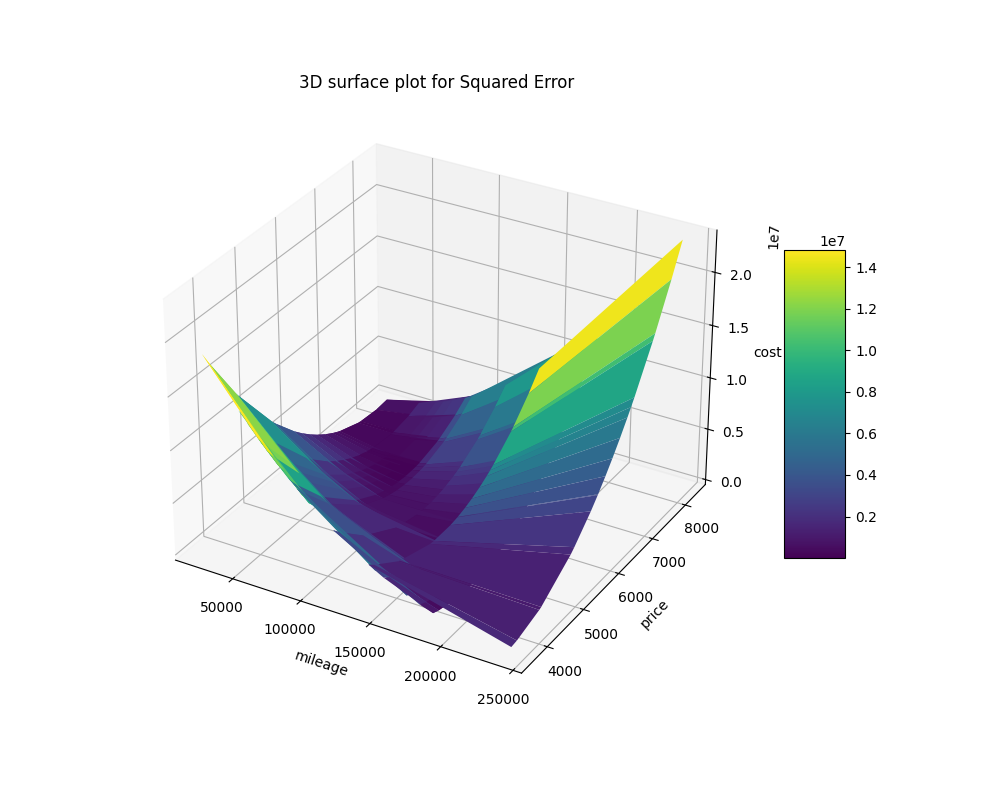

This figure's Python source:
from utils import get_lists_from_dataframe
from linear_regression import train_model
from numpy import meshgrid, zeros_like, mean
from matplotlib.pyplot import savefig, subplots, \
                              title, figure


def main():
    lhs, rhs = get_lists_from_dataframe("data.csv", "km", "price")

    theta_0 = 0
    theta_1 = 0

    it = 1000
    learning_rate = 0.01
    print("Please enter a mileage:")
    mileage = input()

    theta_1, theta_0 = train_model(lhs, rhs, it, learning_rate)

    print("Estimated price is", int(theta_0 + theta_1 * float(mileage)))
    # print("theta_0 (y-interceipt) is: ", theta_0)
    # print("theta_1 (slope) is: ", theta_1)

    # Create a grid of a and b values
    A, B = meshgrid(lhs, rhs)

    # Calculate the squared error for each combination of a and b
    squared_error = zeros_like(A)

    for i in range(A.shape[0]):
        for j in range(A.shape[1]):
            predicted_y = A[i, j] * theta_1 + theta_0  # Predicted function
            squared_error[i, j] = mean((predicted_y - B[i, j]) ** 2)
            # Mean squared error

    fig, ax = subplots()
    # 111: These are subplot grid parameters encoded as a single integer.
    # For example, "111" means "1x1 grid, first subplot" and "234" means
    # "2x3 grid, 4th subplot".
    # Alternative form for add_subplot(111) is add_subplot(1, 1, 1).
    fig = figure(figsize=(10, 8))
    ax = fig.add_subplot(111, projection='3d')

    surface = ax.plot_surface(A, B, squared_error, cmap='viridis',
                              edgecolor='none')
    fig.colorbar(surface, ax=ax, shrink=0.5, aspect=5)
    # Color bar to show the scale of error
    title("3D surface plot for Squared Error")
    ax.set_xlabel("mileage")
    ax.set_ylabel("price")
    ax.set_zlabel("cost")
    savefig("cost")


if __name__ == "__main__":
    try:
        main()
    except AssertionError as e:
        print(f"{e}")
